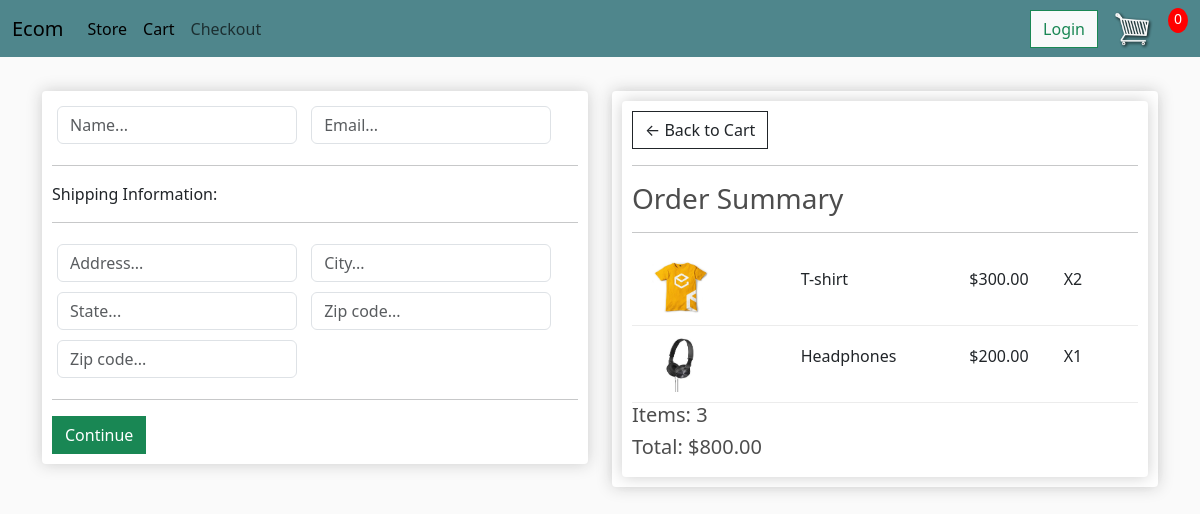
Screenshot of /checkout/ (signed in) with the database file from the repository.
### store/models.py (models this page shows, shortened)
class OrderItem(models.Model) :
    product = models.ForeignKey(Product, on_delete=models.SET_NULL, null= True)
    order= models.ForeignKey(Order , on_delete=models.SET_NULL, null= True)
    quantity = models.IntegerField(default=0 , null =True , blank=True)
    date_added = models.DateTimeField(auto_now_add=True)
    @property
    def get_total(self):
        total = self.product.price * self.quantity
        return total

class Product (models.Model):
    name = models.CharField(max_length=200 , null = True)
    price = models.FloatField()
    digital = models.BooleanField(default=False , null=True , blank= False)
    image = models.ImageField(null=True , blank =True)
    @property
    def imageURL(self):
        try:
            url=self.image.url
        except:
            url= " "
        return url

class Order(models.Model):
    customer = models.ForeignKey(Customer , on_delete=models.SET_NULL , null=True , blank=True)
    date_ordered = models.DateTimeField(auto_now_add =True)
    complete = models.BooleanField(default=False)
    transaction_id = models.CharField(max_length=100 , null=True)
    @property
    def get_cart_total(self):
        orderitems = self.orderitem_set.all()
        total = sum([item.get_total for item in orderitems])
        return total
    @property
    def get_cart_items(self):
        orderitems = self.orderitem_set.all()
        total = sum([item.quantity for item in orderitems])
        return total

### store/views.py (the view)
# urls.py: path("checkout/",views.checkout, name = "checkout")
def checkout(request):
    if request.user.is_authenticated:
        customer = request.user.customer
        order, created = Order.objects.get_or_create(customer=customer, complete=False)
        items = order.orderitem_set.all()
    else:
        items = []
        order = {'get_cart_total':0 , 'get_cart_items':0}
    context ={'items':items ,"order":order}
    return render (request , "store/checkout.html" , context)

### store/templates/store/checkout.html (shortened to what this page needs)
<!DOCTYPE html>
<html lang="en">
<head>
</head>
<body>
    {% extends "store/main.html" %}
    {%load static%}
    {% block content%}
        <div class ="row">
            <div class = "col-lg-6" >
                <div class= "box-element" id ="form-wrapper">
                    <form id="form">
                        <div id="user-info">
                            <div class="form-field">
                                <input required class = "form-control" type="text" name="name" placeholder ="Name...">
                            </div>
                            <div class="form-field">
                                <input required class = "form-control" type="email" name="email" placeholder ="Email...">
                            </div>
                        </div>
                        <div id ="shipping-info">
                            <hr>
                            <p>Shipping Information: </p>
                            <hr>
                            <div class="form-field">
                                <input required class = "form-control" type="text" name="address" placeholder ="Address...">
                            </div>
                            <div class="form-field">
                                <input required class = "form-control" type="text" name="city" placeholder ="City...">
                            </div>
                            <div class="form-field">
                                <input required class = "form-control" type="text" name="state" placeholder ="State...">
                            </div>
                            <div class="form-field">
                                <input required class = "form-control" type="text" name="zipcode" placeholder ="Zip code...">
                            </div>
                            <div class="form-field">
                                <input required class = "form-control" type="text" name="country" placeholder ="Zip code...">
                            </div>
                        </div>
                        <hr>
                        <input type="submit" value="Continue" id = "form-button" class="btn btn-success btn-block">
                    </form>
                </div>
                <br>
            </div>
            <div class = "col-lg-6">
                <div class= "box-element" >
                    <div class="box-element">
                        <a  class="btn btn-outline-dark" href="{% url 'cart' %}">&#x2190; Back to Cart</a>
                        <hr>
                        <h3>Order Summary</h3>
                        <hr>
                        {% for item in items%}
                        <div class="cart-row">
                            <div style="flex:2"><img class="row-image" src="{{item.product.imageURL}}"></div>
                            <div style="flex:2"><p>{{item.product.name}}</p></div>
                            <div style="flex:1"><p>${{item.product.price|floatformat:2}}</p></div>
                            <div style="flex:1"><p>X{{item.quantity}}</p></div>
                        </div>
                        {% endfor %}
                        <h5>Items:   {{order.get_cart_items}}</h5>
                        <h5>Total:   ${{order.get_cart_total|floatformat:2}}</h5>
                    </div>
                </div>
            </div>
        </div>
    {% endblock content%}

### static/css/main.css (style rules this page uses)
body { background-color: hsl(0, 0%, 98%); }
h1,h2,h3,h4,h5,h6 { color:hsl(0, 0%, 30%); }
.box-element { box-shadow:hsl(0, 0%, 80%) 0 0 16px; background-color: #fff; border-radius: 4px; padding: 10px; }
.col-lg-4, .col-lg-6, .col-lg-8, .col-lg-12 { margin-top: 10px; }
.btn { border-radius: 0; }
.row-image { width: 100px; }
.form-field { width:250px; display: inline-block; padding: 5px; }
.cart-row { display: flex; align-items: center; justify-content: space-between; gap: 20px; padding: 10px 0; border-bottom: 1px solid #ececec; }

### rows the page displays
OrderItem: product.imageURL (picture), product.name "T-shirt", product.price "300.00", quantity "2"
OrderItem: product.imageURL (picture), product.name "Headphones", product.price "200.00", quantity "1"
Order: get_cart_items "3", get_cart_total "800.00"
